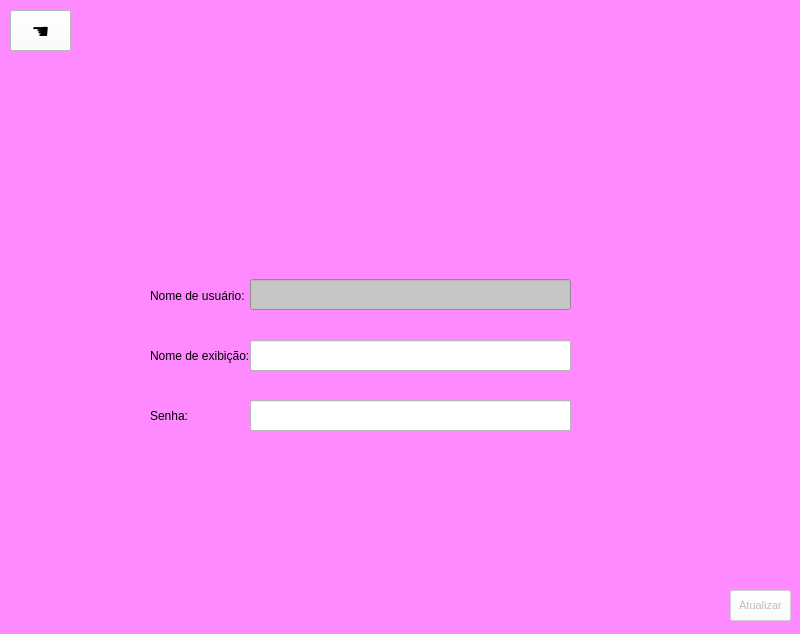
<?xml version="1.0" encoding="UTF-8"?>
<ui version="4.0">
 <class>MainWindow</class>
 <widget class="QMainWindow" name="MainWindow">
  <property name="geometry">
   <rect>
    <x>0</x>
    <y>0</y>
    <width>800</width>
    <height>634</height>
   </rect>
  </property>
  <property name="windowTitle">
   <string>MainWindow</string>
  </property>
  <property name="styleSheet">
   <string notr="true">background-color: rgb(255, 138, 255);</string>
  </property>
  <widget class="QWidget" name="centralwidget">
   <widget class="QLabel" name="profilePhoto">
    <property name="geometry">
     <rect>
      <x>300</x>
      <y>40</y>
      <width>211</width>
      <height>191</height>
     </rect>
    </property>
    <property name="text">
     <string/>
    </property>
    <property name="pixmap">
     <pixmap resource="../resources.qrc">:/assets/defaultIcon.png</pixmap>
    </property>
    <property name="scaledContents">
     <bool>true</bool>
    </property>
   </widget>
   <widget class="QLabel" name="label_username">
    <property name="geometry">
     <rect>
      <x>150</x>
      <y>280</y>
      <width>101</width>
      <height>31</height>
     </rect>
    </property>
    <property name="text">
     <string>Nome de usuário:</string>
    </property>
   </widget>
   <widget class="QLabel" name="label_password">
    <property name="geometry">
     <rect>
      <x>150</x>
      <y>400</y>
      <width>101</width>
      <height>31</height>
     </rect>
    </property>
    <property name="text">
     <string>Senha:</string>
    </property>
   </widget>
   <widget class="QLineEdit" name="username">
    <property name="enabled">
     <bool>false</bool>
    </property>
    <property name="geometry">
     <rect>
      <x>250</x>
      <y>279</y>
      <width>321</width>
      <height>31</height>
     </rect>
    </property>
    <property name="styleSheet">
     <string notr="true">
background-color: rgb(197, 197, 197);</string>
    </property>
    <property name="text">
     <string/>
    </property>
   </widget>
   <widget class="QLineEdit" name="password">
    <property name="geometry">
     <rect>
      <x>250</x>
      <y>400</y>
      <width>321</width>
      <height>31</height>
     </rect>
    </property>
    <property name="styleSheet">
     <string notr="true">background-color: rgb(255, 255, 255);</string>
    </property>
    <property name="inputMask">
     <string/>
    </property>
    <property name="text">
     <string/>
    </property>
    <property name="echoMode">
     <enum>QLineEdit::Password</enum>
    </property>
    <property name="dragEnabled">
     <bool>true</bool>
    </property>
   </widget>
   <widget class="QPushButton" name="backButton">
    <property name="geometry">
     <rect>
      <x>10</x>
      <y>10</y>
      <width>61</width>
      <height>41</height>
     </rect>
    </property>
    <property name="font">
     <font>
      <pointsize>15</pointsize>
     </font>
    </property>
    <property name="styleSheet">
     <string notr="true">background-color: rgb(255, 255, 255);</string>
    </property>
    <property name="text">
     <string>☚</string>
    </property>
   </widget>
   <widget class="QPushButton" name="update">
    <property name="enabled">
     <bool>false</bool>
    </property>
    <property name="geometry">
     <rect>
      <x>730</x>
      <y>590</y>
      <width>61</width>
      <height>31</height>
     </rect>
    </property>
    <property name="font">
     <font>
      <pointsize>8</pointsize>
     </font>
    </property>
    <property name="styleSheet">
     <string notr="true">background-color: rgb(255, 255, 255);</string>
    </property>
    <property name="text">
     <string>Atualizar</string>
    </property>
   </widget>
   <widget class="QLabel" name="label_displayName">
    <property name="geometry">
     <rect>
      <x>150</x>
      <y>340</y>
      <width>101</width>
      <height>31</height>
     </rect>
    </property>
    <property name="text">
     <string>Nome de exibição:</string>
    </property>
   </widget>
   <widget class="QLineEdit" name="displayName">
    <property name="enabled">
     <bool>true</bool>
    </property>
    <property name="geometry">
     <rect>
      <x>250</x>
      <y>340</y>
      <width>321</width>
      <height>31</height>
     </rect>
    </property>
    <property name="styleSheet">
     <string notr="true">background-color: rgb(255, 255, 255);</string>
    </property>
    <property name="text">
     <string/>
    </property>
   </widget>
  </widget>
 </widget>
 <resources>
  <include location="../resources.qrc"/>
 </resources>
 <connections/>
</ui>
